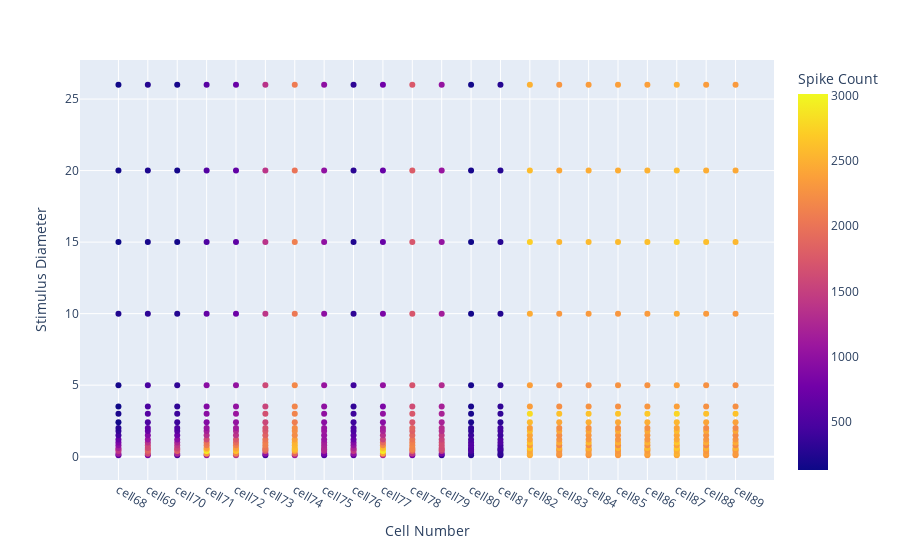

Notebook source saved alongside this figure:
### Code cell
fig = px.scatter(datadf,datadf["Cell Number"], datadf["Stimulus Diameter"],color =datadf['Spike Count'] )
fig.update_layout(
    autosize=True,)

### Figure 1 — Plotly figure (JSON) as saved in the notebook; plotly's stock layout.template omitted (floating-point values rounded to 4 significant figures; data arrays with more than 128 entries replaced by an {"elided": "..."} marker saying what was removed)
{"data": [{"hovertemplate": "Cell Number=%{x}<br>Stimulus Diameter=%{y}<br>Spike Count=%{marker.color}<extra></extra>", "legendgroup": "", "marker": {"color": {"elided": "418 int values"}, "coloraxis": "coloraxis", "symbol": "circle"}, "mode": "markers", "name": "", "orientation": "v", "showlegend": false, "type": "scatter", "x": {"elided": "418 str values"}, "xaxis": "x", "y": {"elided": "418 float values"}, "yaxis": "y"}], "layout": {"autosize": true, "coloraxis": {"colorbar": {"title": {"text": "Spike Count"}}, "colorscale": [[0, "#0d0887"], [0.1111, "#46039f"], [0.2222, "#7201a8"], [0.3333, "#9c179e"], [0.4444, "#bd3786"], [0.5556, "#d8576b"], [0.6667, "#ed7953"], [0.7778, "#fb9f3a"], [0.8889, "#fdca26"], [1, "#f0f921"]]}, "legend": {"tracegroupgap": 0}, "margin": {"t": 60}, "xaxis": {"anchor": "y", "domain": [0, 1], "title": {"text": "Cell Number"}}, "yaxis": {"anchor": "x", "domain": [0, 1], "title": {"text": "Stimulus Diameter"}}}}
